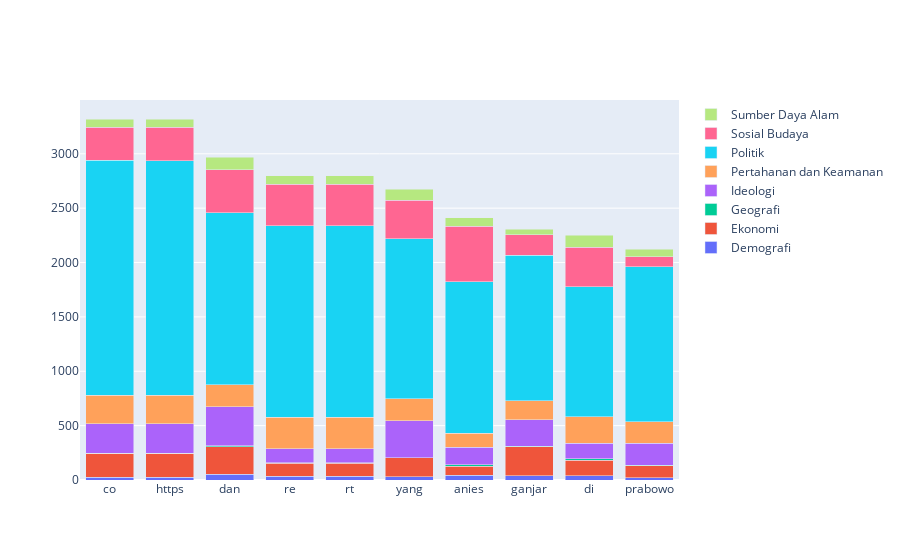

Here is the notebook cell this chart was saved with:
### Code cell
# unigram
unigram_matrix = unigram.fit_transform(df['text'])
unigram_matrix = unigram_matrix.toarray()
unigram_matrix = pd.DataFrame(unigram_matrix, columns=unigram.get_feature_names_out())

# visualisasi top 10 unigram dan labelnya
unigram_matrix['label'] = df['label']
unigram_matrix = unigram_matrix.groupby('label').sum().T
unigram_matrix['total'] = unigram_matrix.sum(axis=1)
unigram_matrix = unigram_matrix.sort_values('total', ascending=False)
unigram_matrix = unigram_matrix.drop('total', axis=1)
unigram_matrix = unigram_matrix.head(10)

fig = go.Figure()
for label in unigram_matrix.columns:
    fig.add_trace(go.Bar(x=unigram_matrix.index, y=unigram_matrix[label], name=label))
fig.update_layout(barmode='stack')
fig.show()

### Figure 1 — Plotly figure (JSON) as saved in the notebook; plotly's stock layout.template omitted (floating-point values rounded to 4 significant figures)
{"data": [{"name": "Demografi", "type": "bar", "x": ["co", "https", "dan", "re", "rt", "yang", "anies", "ganjar", "di", "prabowo"], "y": [26, 26, 51, 33, 33, 32, 43, 39, 37, 21]}, {"name": "Ekonomi", "type": "bar", "x": ["co", "https", "dan", "re", "rt", "yang", "anies", "ganjar", "di", "prabowo"], "y": [219, 220, 255, 122, 122, 171, 85, 267, 143, 112]}, {"name": "Geografi", "type": "bar", "x": ["co", "https", "dan", "re", "rt", "yang", "anies", "ganjar", "di", "prabowo"], "y": [2, 2, 11, 4, 4, 2, 14, 5, 17, 4]}, {"name": "Ideologi", "type": "bar", "x": ["co", "https", "dan", "re", "rt", "yang", "anies", "ganjar", "di", "prabowo"], "y": [270, 270, 357, 128, 128, 338, 160, 244, 143, 200]}, {"name": "Pertahanan dan Keamanan", "type": "bar", "x": ["co", "https", "dan", "re", "rt", "yang", "anies", "ganjar", "di", "prabowo"], "y": [261, 261, 201, 288, 288, 205, 128, 175, 242, 199]}, {"name": "Politik", "type": "bar", "x": ["co", "https", "dan", "re", "rt", "yang", "anies", "ganjar", "di", "prabowo"], "y": [2161, 2159, 1582, 1763, 1762, 1470, 1391, 1336, 1197, 1425]}, {"name": "Sosial Budaya", "type": "bar", "x": ["co", "https", "dan", "re", "rt", "yang", "anies", "ganjar", "di", "prabowo"], "y": [304, 304, 397, 383, 383, 357, 512, 190, 363, 90]}, {"name": "Sumber Daya Alam", "type": "bar", "x": ["co", "https", "dan", "re", "rt", "yang", "anies", "ganjar", "di", "prabowo"], "y": [77, 77, 112, 76, 76, 101, 80, 51, 107, 71]}], "layout": {"barmode": "stack"}}
